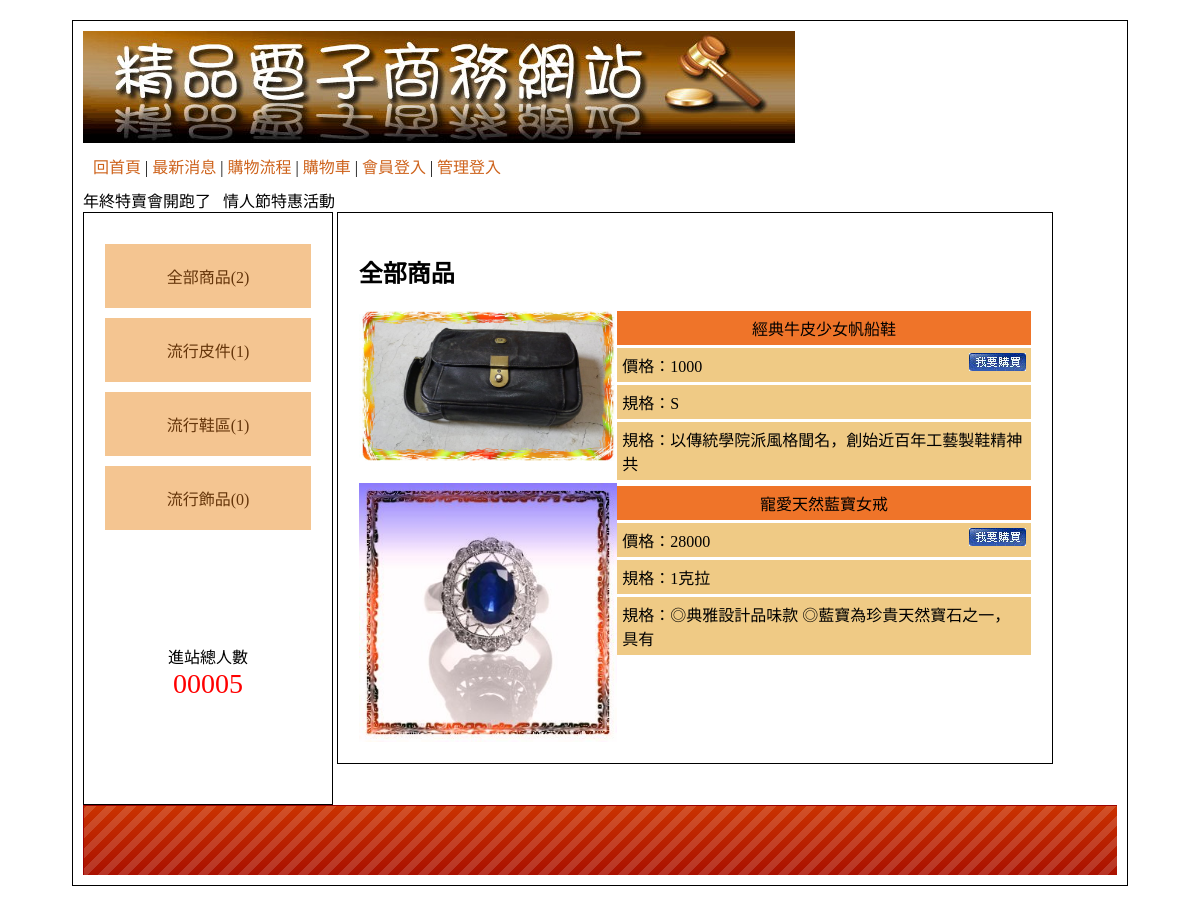
The page / on the database its author committed.
### tables this page shows
CREATE TABLE `type` (
  `id` int(10) UNSIGNED NOT NULL,
  `name` text NOT NULL,
  `parent` int(5) NOT NULL
);

CREATE TABLE `goods` (
  `id` int(10) UNSIGNED NOT NULL,
  `num` text NOT NULL,
  `name` text NOT NULL,
  `price` int(11) NOT NULL,
  `spec` text NOT NULL,
  `quota` int(11) NOT NULL,
  `img` text NOT NULL,
  `intro` text NOT NULL,
  `big` int(11) NOT NULL,
  `mid` int(11) NOT NULL,
  `sh` int(11) NOT NULL
);

### base.php (called while the page is built, shortened)
<?php
$Type=new DB('type');
$Goods=new DB("goods");
class DB{
    protected $dsn="mysql:host=localhost;dbname=db04;charset=utf8";
    protected $table;
    protected $pdo;
    function __construct($table){
        $this->table=$table;
        $this->pdo=new PDO($this->dsn,'root','');
    }
    function all(...$arg){
        $sql="select * from $this->table ";
        if(isset($arg[0])){
            if(is_array($arg[0])){
                foreach($arg[0] as $key => $value){
                    $tmp[]=sprintf("`%s`='%s'",$key,$value);
                }
                $sql .=" where " .implode(" && ",$tmp);
            }else{
                $sql .=$arg[0];
            }
        }
        return $this->pdo->query($sql)->fetchAll();
    }
    function count(...$arg){
        $sql="select count(*) from $this->table ";
        if(isset($arg[0])){
            if(is_array($arg[0])){
                foreach($arg[0] as $key => $value){
                    $tmp[]=sprintf("`%s`='%s'",$key,$value);
                }
            }else{
                $sql .=$arg[0];
            }
            $sql .="where ".implode(" && ",$tmp);
        }
        return $this->pdo->query($sql)->fetchColumn();
    }
}
?>

### index.php (the view, shortened to what this page needs)
<?php include_once "base.php";
?>
<!DOCTYPE html PUBLIC "-//W3C//DTD XHTML 1.0 Transitional//EN" "http://www.w3.org/TR/xhtml1/DTD/xhtml1-transitional.dtd">
<html xmlns="http://www.w3.org/1999/xhtml">
<head>
    <link href="css.css" rel="stylesheet" type="text/css">
</head>
<body>
    <div id="main">
        <div id="top">
            <a href="index.php">
                <img src="icon/0416.jpg">
            </a>
            <div style="padding:10px;">
                <a href="index.php">回首頁</a> |
                <a href="?do=news">最新消息</a> |
                <a href="?do=look">購物流程</a> |
                <a href="?do=buycart">購物車</a> |
                <?php if (empty($_SESSION['mem'])) echo "<a href='index.php?do=login'>會員登入</a> |";
                else echo "<a href='backend/logout.php?do=mem'>登出</a> |" ?>
                <?php if (empty($_SESSION['admin'])) echo "<a href='index.php?do=admin'>管理登入</a>";
                else echo "<a href='backend.php'>返回管理</a>" ?>
            </div>
            <marquee>年終特賣會開跑了&nbsp;&nbsp;&nbsp;情人節特惠活動</marquee>
        </div>
        <div id="left" class="ct">
            <div style="min-height:400px;">
                <a href="?big=0">全部商品(<?=$Goods->count();?>)</a>
                <?php
                    $big=$Type->all(['parent'=>0]);
                    foreach($big as $b){
                        ?>
                        <div class='ww'><a href='?big=<?=$b['id'];?>'><?=$b['name'];?>(<?=$Goods->count(['big'=>$b['id']]);?>)</a>
                                <?php
                        echo "</div>";
                    }
                ?>
            </div>
            <span>
                <div>進站總人數</div>
                <div style="color:#f00; font-size:28px;">
                    00005 </div>
            </span>
        </div>
        <div id="right">
            <?php
            $do = $_GET['do'] ?? 'main';
            $file = "front/" . $do . ".php";
            if (file_exists($file)) {
                include $file;
            } else {
                echo "檔案不存在";
            }
            ?>
        </div>
        <div id="bottom" style="line-height:70px;background:url(icon/bot.png); color:#FFF;" class="ct">
            <?= $Bottom->find(1)['bottom']; ?></div>
    </div>
</body>
</html>

### front/main.php (shortened to what this page needs)
<?php
if (isset($_GET['big']) && isset($_GET['mid'])) {
    $nav = $Type->find($_GET['big'])['name'] . " > " . $Type->find($_GET['mid'])['name'];
    $good = $Goods->all(['mid' => $_GET['mid'], 'sh' => 1]);
} elseif (isset($_GET['big'])) {
    $nav = $Type->find($_GET['big'])['name'];
    $good = $Goods->all(['big' => $_GET['big'], 'sh' => 1]);
} else {
    $nav = "全部商品";
    $good = $Goods->all(['sh' => 1]);
}
?>
<h2><?= $nav; ?></h2>
<?php
foreach ($good as $g) {
?>
    <div style="display:flex;">
        <div style="width:40%;">
            <a href="?do=detail&id=<?=$g['id'];?>"><img src="img/<?= $g['img']; ?>" style="width:100%;"></a>
        </div>
        <div class="p">
            <div class="tt ct"><?= $g['name']; ?></div>
            <div class="pp">價格：<?= $g['price']; ?>
                <a href="?do=buycart&item=<?= $g['id']; ?>&qt=1" style="float:right"><img src="img/0402.jpg"></a>
            </div>
            <div class="pp">規格：<?= $g['spec']; ?></div>
            <div class="pp">規格：<?= mb_substr($g['intro'], 0, 25, 'utf8'); ?></div>
        </div>
    </div>
<?php
}
?>

### css.css (style rules this page uses)
body { font-family:"微軟正黑體"; }
#main { width:1034px; padding:10px; margin:20px auto 20px auto; border:#000 solid 1px; min-height:768px; }
#top a { color:#CE631C; text-decoration:none; }
#left { display:inline-block; width:20%; padding:2%; min-height:550px; vertical-align:top; border:#000 1px solid; }
#left a { display:block; padding:20px 5px 20px 5px; text-decoration:none; background:#F4C591; margin:10px auto 10px auto; color:#65350A; }
.ct { text-align:center; }
#right { display:inline-block; width:65%; padding:2%; border:#000 1px solid; overflow: hidden; }
#bottom { height:70px; background:url(icon/bot.png); background-size:cover; }
.tt { background:#EF7429; }
.pp { background:#EFCA85; }

### front/main.php (style rules this page uses)
.p>div { margin: 3px 0; padding: 5px; }

### rows shown on the page
type: name "流行皮件", id "1"
type: name "流行鞋區", count "1"
type: name "流行飾品", count "0"
goods: img (picture), name "經典牛皮少女帆船鞋", price "1000", spec "S", intro "以傳統學院派風格聞名，創始近百年工藝製鞋精神 共"
goods: img (picture), name "寵愛天然藍寶女戒", price "28000", spec "1克拉", intro "◎典雅設計品味款 ◎藍寶為珍貴天然寶石之一，具有"

### other values the page prints
$Goods->count() "2"
$nav "全部商品"
